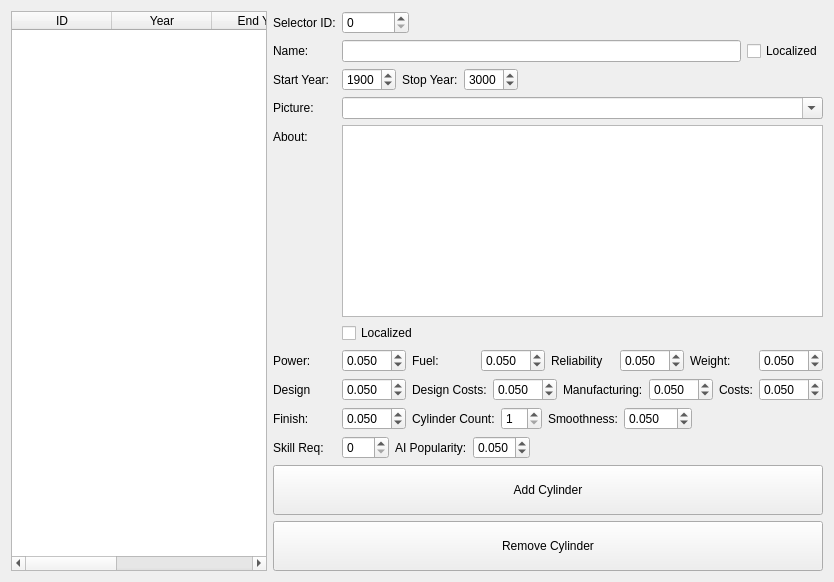
     <widget class="QWidget" name="tab_5">
      <attribute name="title">
       <string>Cylinders</string>
      </attribute>
      <layout class="QGridLayout" name="gridLayout_6">
       <item row="0" column="0">
        <widget class="QTableWidget" name="table_cyl">
         <column>
          <property name="text">
           <string>ID</string>
          </property>
         </column>
         <column>
          <property name="text">
           <string>Year</string>
          </property>
         </column>
         <column>
          <property name="text">
           <string>End Year</string>
          </property>
         </column>
         <column>
          <property name="text">
           <string>Name</string>
          </property>
         </column>
         <column>
          <property name="text">
           <string>Skill</string>
          </property>
         </column>
        </widget>
       </item>
       <item row="0" column="1">
        <layout class="QFormLayout" name="formLayout_5">
         <property name="fieldGrowthPolicy">
          <enum>QFormLayout::AllNonFixedFieldsGrow</enum>
         </property>
         <item row="1" column="0">
          <widget class="QLabel" name="label_61">
           <property name="text">
            <string>Name:</string>
           </property>
          </widget>
         </item>
         <item row="1" column="1">
          <layout class="QHBoxLayout" name="horizontalLayout_22">
           <item>
            <widget class="QLineEdit" name="lineEdit_cyl_name"/>
           </item>
           <item>
            <widget class="QCheckBox" name="checkBox_cyl_name_localized">
             <property name="text">
              <string>Localized</string>
             </property>
            </widget>
           </item>
          </layout>
         </item>
         <item row="2" column="0">
          <widget class="QLabel" name="label_62">
           <property name="text">
            <string>Start Year:</string>
           </property>
          </widget>
         </item>
         <item row="2" column="1">
          <layout class="QHBoxLayout" name="horizontalLayout_23">
           <item>
            <widget class="QSpinBox" name="spinBox_cyl_year">
             <property name="minimum">
              <number>1800</number>
             </property>
             <property name="maximum">
              <number>9999</number>
             </property>
             <property name="value">
              <number>1900</number>
             </property>
            </widget>
           </item>
           <item>
            <widget class="QLabel" name="label_63">
             <property name="text">
              <string>Stop Year:</string>
             </property>
            </widget>
           </item>
           <item>
            <widget class="QSpinBox" name="spinBox_cyl_endyear">
             <property name="minimum">
              <number>1800</number>
             </property>
             <property name="maximum">
              <number>9999</number>
             </property>
             <property name="value">
              <number>3000</number>
             </property>
            </widget>
           </item>
           <item>
            <spacer name="horizontalSpacer_9">
             <property name="orientation">
              <enum>Qt::Horizontal</enum>
             </property>
             <property name="sizeHint" stdset="0">
              <size>
               <width>40</width>
               <height>20</height>
              </size>
             </property>
            </spacer>
           </item>
          </layout>
         </item>
         <item row="3" column="0">
          <widget class="QLabel" name="label_64">
           <property name="text">
            <string>Picture:</string>
           </property>
          </widget>
         </item>
         <item row="3" column="1">
          <widget class="QComboBox" name="comboBox_cyl_picture">
           <property name="editable">
            <bool>true</bool>
           </property>
          </widget>
         </item>
         <item row="4" column="0">
          <widget class="QLabel" name="label_65">
           <property name="text">
            <string>About:</string>
           </property>
          </widget>
         </item>
         <item row="4" column="1">
          <layout class="QVBoxLayout" name="verticalLayout_6">
           <item>
            <widget class="QTextEdit" name="textEdit_cyl_about"/>
           </item>
           <item>
            <widget class="QCheckBox" name="checkBox_cyl_about_localized">
             <property name="text">
              <string>Localized</string>
             </property>
            </widget>
           </item>
          </layout>
         </item>
         <item row="5" column="0">
          <widget class="QLabel" name="label_66">
           <property name="text">
            <string>Power:</string>
           </property>
          </widget>
         </item>
         <item row="5" column="1">
          <layout class="QHBoxLayout" name="horizontalLayout_24">
           <item>
            <widget class="QDoubleSpinBox" name="spinner_cyl_power">
             <property name="decimals">
              <number>3</number>
             </property>
             <property name="singleStep">
              <double>0.010000000000000</double>
             </property>
             <property name="value">
              <double>0.050000000000000</double>
             </property>
            </widget>
           </item>
           <item>
            <widget class="QLabel" name="label_67">
             <property name="text">
              <string>Fuel:</string>
             </property>
            </widget>
           </item>
           <item>
            <widget class="QDoubleSpinBox" name="spinner_cyl_fuel">
             <property name="decimals">
              <number>3</number>
             </property>
             <property name="singleStep">
              <double>0.010000000000000</double>
             </property>
             <property name="value">
              <double>0.050000000000000</double>
             </property>
            </widget>
           </item>
           <item>
            <widget class="QLabel" name="label_68">
             <property name="text">
              <string>Reliability</string>
             </property>
            </widget>
           </item>
           <item>
            <widget class="QDoubleSpinBox" name="spinner_cyl_reliability">
             <property name="decimals">
              <number>3</number>
             </property>
             <property name="singleStep">
              <double>0.010000000000000</double>
             </property>
             <property name="value">
              <double>0.050000000000000</double>
             </property>
            </widget>
           </item>
           <item>
            <widget class="QLabel" name="label_69">
             <property name="text">
              <string>Weight:</string>
             </property>
            </widget>
           </item>
           <item>
            <widget class="QDoubleSpinBox" name="spinner_cyl_weight">
             <property name="decimals">
              <number>3</number>
             </property>
             <property name="singleStep">
              <double>0.010000000000000</double>
             </property>
             <property name="value">
              <double>0.050000000000000</double>
             </property>
            </widget>
           </item>
          </layout>
         </item>
         <item row="6" column="0">
          <widget class="QLabel" name="label_70">
           <property name="text">
            <string>Design</string>
           </property>
          </widget>
         </item>
         <item row="6" column="1">
          <layout class="QHBoxLayout" name="horizontalLayout_25">
           <item>
            <widget class="QDoubleSpinBox" name="spinner_cyl_design">
             <property name="decimals">
              <number>3</number>
             </property>
             <property name="singleStep">
              <double>0.010000000000000</double>
             </property>
             <property name="value">
              <double>0.050000000000000</double>
             </property>
            </widget>
           </item>
           <item>
            <widget class="QLabel" name="label_71">
             <property name="text">
              <string>Design Costs:</string>
             </property>
            </widget>
           </item>
           <item>
            <widget class="QDoubleSpinBox" name="spinner_cyl_designcost">
             <property name="decimals">
              <number>3</number>
             </property>
             <property name="singleStep">
              <double>0.010000000000000</double>
             </property>
             <property name="value">
              <double>0.050000000000000</double>
             </property>
            </widget>
           </item>
           <item>
            <widget class="QLabel" name="label_72">
             <property name="text">
              <string>Manufacturing:</string>
             </property>
            </widget>
           </item>
           <item>
            <widget class="QDoubleSpinBox" name="spinner_cyl_manu">
             <property name="decimals">
              <number>3</number>
             </property>
             <property name="singleStep">
              <double>0.010000000000000</double>
             </property>
             <property name="value">
              <double>0.050000000000000</double>
             </property>
            </widget>
           </item>
           <item>
            <widget class="QLabel" name="label_73">
             <property name="text">
              <string>Costs:</string>
             </property>
            </widget>
           </item>
           <item>
            <widget class="QDoubleSpinBox" name="spinner_cyl_costs">
             <property name="decimals">
              <number>3</number>
             </property>
             <property name="singleStep">
              <double>0.010000000000000</double>
             </property>
             <property name="value">
              <double>0.050000000000000</double>
             </property>
            </widget>
           </item>
          </layout>
         </item>
         <item row="8" column="0">
          <widget class="QLabel" name="label_74">
           <property name="text">
            <string>Skill Req:</string>
           </property>
          </widget>
         </item>
         <item row="8" column="1">
          <layout class="QHBoxLayout" name="horizontalLayout_26">
           <item>
            <widget class="QSpinBox" name="spinner_cyl_skill">
             <property name="maximum">
              <number>200</number>
             </property>
            </widget>
           </item>
           <item>
            <widget class="QLabel" name="label_75">
             <property name="text">
              <string>AI Popularity:</string>
             </property>
            </widget>
           </item>
           <item>
            <widget class="QDoubleSpinBox" name="spinner_cyl_aipop">
             <property name="decimals">
              <number>3</number>
             </property>
             <property name="maximum">
              <double>1.500000000000000</double>
             </property>
             <property name="singleStep">
              <double>0.010000000000000</double>
             </property>
             <property name="value">
              <double>0.050000000000000</double>
             </property>
            </widget>
           </item>
           <item>
            <spacer name="horizontalSpacer_10">
             <property name="orientation">
              <enum>Qt::Horizontal</enum>
             </property>
             <property name="sizeHint" stdset="0">
              <size>
               <width>40</width>
               <height>20</height>
              </size>
             </property>
            </spacer>
           </item>
          </layout>
         </item>
         <item row="9" column="0" colspan="2">
          <widget class="QPushButton" name="button_cyl_add">
           <property name="minimumSize">
            <size>
             <width>0</width>
             <height>50</height>
            </size>
           </property>
           <property name="text">
            <string>Add Cylinder</string>
           </property>
          </widget>
         </item>
         <item row="10" column="0" colspan="2">
          <widget class="QPushButton" name="button_cyl_remove">
           <property name="minimumSize">
            <size>
             <width>0</width>
             <height>50</height>
            </size>
           </property>
           <property name="text">
            <string>Remove Cylinder</string>
           </property>
          </widget>
         </item>
         <item row="0" column="0">
          <widget class="QLabel" name="label_179">
           <property name="text">
            <string>Selector ID:</string>
           </property>
          </widget>
         </item>
         <item row="0" column="1">
          <layout class="QHBoxLayout" name="horizontalLayout_84">
           <item>
            <widget class="QSpinBox" name="spinBox_cyl_id">
             <property name="maximum">
              <number>999999</number>
             </property>
            </widget>
           </item>
           <item>
            <spacer name="horizontalSpacer_8">
             <property name="orientation">
              <enum>Qt::Horizontal</enum>
             </property>
             <property name="sizeHint" stdset="0">
              <size>
               <width>40</width>
               <height>20</height>
              </size>
             </property>
            </spacer>
           </item>
          </layout>
         </item>
         <item row="7" column="0">
          <widget class="QLabel" name="label_180">
           <property name="text">
            <string>Finish:</string>
           </property>
          </widget>
         </item>
         <item row="7" column="1">
          <layout class="QHBoxLayout" name="horizontalLayout_85">
           <item>
            <widget class="QDoubleSpinBox" name="spinner_cyl_finish">
             <property name="decimals">
              <number>3</number>
             </property>
             <property name="singleStep">
              <double>0.010000000000000</double>
             </property>
             <property name="value">
              <double>0.050000000000000</double>
             </property>
            </widget>
           </item>
           <item>
            <widget class="QLabel" name="label_241">
             <property name="text">
              <string>Cylinder Count:</string>
             </property>
            </widget>
           </item>
           <item>
            <widget class="QSpinBox" name="spinner_cyl_cylindercount">
             <property name="minimum">
              <number>1</number>
             </property>
            </widget>
           </item>
           <item>
            <widget class="QLabel" name="label_242">
             <property name="text">
              <string>Smoothness:</string>
             </property>
            </widget>
           </item>
           <item>
            <widget class="QDoubleSpinBox" name="spinner_cyl_smoothness">
             <property name="decimals">
              <number>3</number>
             </property>
             <property name="minimum">
              <double>-10.000000000000000</double>
             </property>
             <property name="singleStep">
              <double>0.010000000000000</double>
             </property>
             <property name="value">
              <double>0.050000000000000</double>
             </property>
            </widget>
           </item>
           <item>
            <spacer name="horizontalSpacer_36">
             <property name="orientation">
              <enum>Qt::Horizontal</enum>
             </property>
             <property name="sizeHint" stdset="0">
              <size>
               <width>40</width>
               <height>20</height>
              </size>
             </property>
            </spacer>
           </item>
          </layout>
         </item>
        </layout>
       </item>
      </layout>
     </widget>
